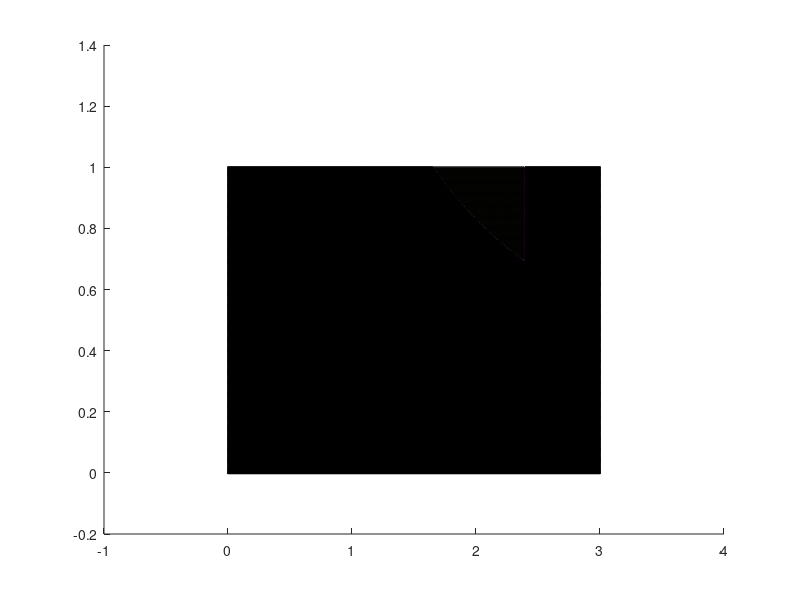

Reproduce this figure in MATLAB. (Note: this script raises an error after producing the figure.)


clear, close all

% b=inh strength, TI=inh time scale, DE=inh delay, TD=tone duration, PR=presentation rate
TI=0.4; TH=0.5; DE=0.015; TD=0.005; PR=5; TR=1/PR; a=0.4; b=3;
% LIM=[1.6,2.3];
% YLIM=[0.21,0.7];
LIM=[0,3];
YLIM=[0,1];
npoints=1e3;

% p=+, m=- 
N_p=@(TR)exp(-(TR-DE)/TI); N_m=@(TR)exp(-(TR-DE-TD)/TI); 
M_p=@(TR)exp(-(2*TR-DE)/TI); M_m=@(TR)exp(-(2*TR-DE-TD)/TI); 
L_p=@(TR,k)exp(-(k*TR-DE)/TI); L_m=@(TR,k)exp(-(k*TR-DE-TD)/TI); 
R_p=@(TR,k)exp(-(k*TR+TD-2*DE)/TI); R_m=@(TR,k)exp(-(k*TR-2*DE)/TI); 


% useful quantities
C1=@(a,b,c,d,TR) d-TH;
C2_p=@(a,b,c,d,TR) a-b.*M_p(TR)+d-TH; C2_m=@(a,b,c,d,TR) a-b.*M_m(TR)+d-TH;
C3_p=@(a,b,c,d,TR) -b.*N_p(TR)+c-TH; C3_m=@(a,b,c,d,TR) -b.*N_m(TR)+c-TH;
C4_p=@(a,b,c,d,TR) -b.*M_p(TR)+c-TH; C4_m=@(a,b,c,d,TR) -b.*M_m(TR)+c-TH;
C5_p=@(a,b,c,d,TR) a-b.*N_p(TR)+d-TH; C5_m=@(a,b,c,d,TR) a-b.*N_m(TR)+d-TH;
C6_p=@(a,b,c,d,TR) a-b.*N_p(TR)+c-TH; C6_m=@(a,b,c,d,TR) a-b.*N_m(TR)+c-TH;
C7_p=@(a,b,c,d,TR) -b.*N_p(TR)+d-TH; C7_m=@(a,b,c,d,TR) -b.*N_m(TR)+d-TH;
C8_p=@(a,b,c,d,TR) -b.*M_p(TR)+d-TH; C8_m=@(a,b,c,d,TR) -b.*M_m(TR)+d-TH;
C9=@(a,b,c,d,TR) a-b.*M_p(TR)-TH;
C10=@(a,b,c,d,TR) a-b.*N_p(TR)-TH;

states = struct;


%% 2TR-periodic states
% % MAIN states 
states.SB=@(a,b,c,d,TR) (C3_p(a,b,c,d,TR)<0).*(C8_m(a,b,c,d,TR)>=0).*(C9(a,b,c,d,TR)<0); % SAB (A/B)
states.SD=@(a,b,c,d,TR) (C4_m(a,b,c,d,TR)>=0).*(C2_m(a,b,c,d,TR)>=0).*(C3_p(a,b,c,d,TR)<0).*(C8_m(a,b,c,d,TR)<0).*(C9(a,b,c,d,TR)<0); % SABD (A/B)
states.I=@(a,b,c,d,TR) (C1(a,b,c,d,TR)>=0).*(C6_p(a,b,c,d,TR)<0); % INTA/B

% states.S=@(a,b,c,d,TR) (C1(a,b,c,d,TR)<0).*(C2_p(a,b,c,d,TR)<0).*(C3_p(a,b,c,d,TR)<0); % SA/B
% states.AP=@(a,b,c,d,TR) (C3_m(a,b,c,d,TR)>=0).*(C2_p(a,b,c,d,TR)<0); % AP
% states.AS=@(a,b,c,d,TR) (C3_m(a,b,c,d,TR)>=0).*(C8_m(a,b,c,d,TR)>=0).*(C5_p(a,b,c,d,TR)<0).*(C10(a,b,c,d,TR)<0); % AS (A/B)
% states.ASD=@(a,b,c,d,TR) (C2_m(a,b,c,d,TR)>=0).*(C3_m(a,b,c,d,TR)>=0).*(C5_p(a,b,c,d,TR)<0).*(C8_m(a,b,c,d,TR)<0).*(C10(a,b,c,d,TR)<0); % ASD (A/B)
% states.ID=@(a,b,c,d,TR) (C3_m(a,b,c,d,TR)>=0).*(C5_m(a,b,c,d,TR)>=0).*(C7_m(a,b,c,d,TR)<0).*(C10(a,b,c,d,TR)<0); % INTD
% states.IB=@(a,b,c,d,TR) (C7_m(a,b,c,d,TR)>=0).*(C10(a,b,c,d,TR)<0); % INT



%% vary c,DF -- plotting
font_size=18;
figure('Position', [50 50 900 700])

names=fieldnames(states);
nstates=length(names);

dLIM=(LIM(2)-LIM(1))/npoints;
cs=LIM(1):dLIM:LIM(2);
DFs=YLIM(1):dLIM:YLIM(2);
[X,Y]=meshgrid(cs,DFs); 
S=zeros(length(DFs),length(cs),nstates); 

cs_tmp=(LIM(1)-dLIM):dLIM:(LIM(2)+dLIM);
DFs_tmp=(YLIM(1)-dLIM):dLIM:(YLIM(2)+dLIM);
[X_tmp,Y_tmp]=meshgrid(cs_tmp,DFs_tmp);

figure(1), hold on 

text_xs=zeros(nstates,1); text_ys=zeros(nstates,1);

%% generate structure containing periods + changing names of the states (when necessary) + plot states
periods = struct('name',{'None'},'period',{0});
count=1;
for i=1:nstates
    name_tmp=names{i};
    f_tmp=states.(name_tmp);
    
    v_undscr=strfind(name_tmp,'_'); n_undscr=length(v_undscr);
    if n_undscr==2 % W/K state
        m=str2num(name_tmp(v_undscr(1)+1:v_undscr(2)-1));
        k=str2num(name_tmp(v_undscr(2)+1:end));
        if contains(name_tmp,'W')
            periods(end+1)=struct('name',{name_tmp},'period',{2*(m+2*k)*TR});
        elseif contains(name_tmp,'K')
            periods(end+1)=struct('name',{name_tmp},'period',{(m+2*k)*TR});
        end
        name_tmp=strcat(name_tmp(1:v_undscr(1)),'{',num2str(m),',',num2str(k),'}'); % in this case also change name to "_{...}"
    elseif n_undscr==1 % cycle skipping state
        k=str2num(name_tmp(v_undscr(1)+1:end));
        if contains(name_tmp,'INT')
            periods(end+1)=struct('name',{name_tmp},'period',{2*(2*k-1)*TR});
        elseif contains(name_tmp,'S')
            periods(end+1)=struct('name',{name_tmp},'period',{2*k*TR});
        end
    else % 2TR-periodic state   
        periods(end+1)=struct('name',{name_tmp},'period',{2*TR});
    end
    
    
%     if ~isempty(str2num(name_tmp(end))) && ~isempty(str2num(name_tmp(end-1)))
%         name_tmp=strcat(name_tmp(1:end-2),'{',name_tmp(end-1),',',name_tmp(end),'}');
%     end
    
    % rewrite K and W states c-d-g-cd-.... and convert them to ^1,^2,...
    lower_v=isstrprop(name_tmp,'lower');  % vector of lower cases 
    first_idx=find(isstrprop(name_tmp,'lower')==0,1); % first upper case index
    if first_idx>1
        lower_str=name_tmp(1:first_idx-1);
        name_tmp=strcat(name_tmp(first_idx:end),'^{',name_tmp(1:first_idx-1),'}');
    end
    
    z_value=periods(end).period/(2*TR);
%     S(:,:,i)=f_tmp(a,b,X,X.*Y,TR)*z_value;
    S(:,:,i)=f_tmp(a,b,X,X.*Y,TR);
    

    
    Z_tmp=zeros(length(DFs)+2,length(cs)+2);
    if sum(S(:,:,i))==0
        disp(strcat('Conditions for ', name_tmp, ' not met'))
    else
        disp(strcat('Conditions for ', name_tmp, ' are met.. plotting'))
        Z_tmp(2:end-1,2:end-1)=count*S(:,:,i);
%         Z_tmp(2:end-1,2:end-1)=S(:,:,i);
        surf(X_tmp,Y_tmp,Z_tmp)
        alpha(.5)
        C=contour(X_tmp,Y_tmp,Z_tmp,[0.5 0.5],'k');
        idx=Z_tmp>0.5; xval=X_tmp(idx); yval=Y_tmp(idx);
        
        xmin=min(xval); xmax=max(xval); dx=xmax-xmin;
        ymin=min(yval); ymax=max(yval); dy=ymax-ymin;
        
        if ~isempty(xmin+dx/2) && ~isempty(ymin+dy/2)
            text_xs(i)=xmin+dx/2; text_ys(i)=ymin+dy/2;
        end
        count=count+1;
    end
    
    if text_xs(i)~=0 && text_ys(i)~=0
        text_xs(i)=xmin+dx/2; text_ys(i)=ymin+dy/2;
        text(text_xs(i),text_ys(i),nstates+1,name_tmp,'HorizontalAlignment','center','Color','w','fontsize',font_size,'fontweight','bold')
        %         text(text_xs(i),text_ys(i),z_value+2,name_tmp,'HorizontalAlignment','center','Color','k','fontsize',font_size,'fontweight','bold')
    end
end

colormap('hot')
caxis([0,5])
shading interp
view(2)
xlim(LIM)
ylim(YLIM)
xlabel('C','fontsize',font_size)
ylabel('DF','fontsize',font_size)

% xticks([0.5,1,1.5,2,2.5,3])
% yticks([0,1])
set(gca,'FontSize',font_size)































